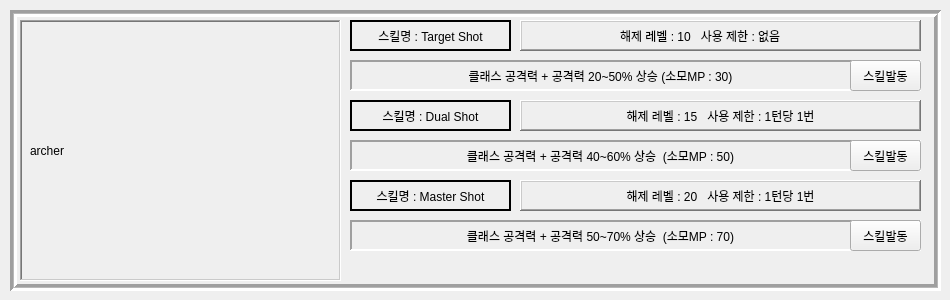
   <widget class="QWidget" name="page_archer">
    <widget class="QFrame" name="frame_1">
     <property name="geometry">
      <rect>
       <x>10</x>
       <y>10</y>
       <width>931</width>
       <height>281</height>
      </rect>
     </property>
     <property name="frameShape">
      <enum>QFrame::Box</enum>
     </property>
     <property name="frameShadow">
      <enum>QFrame::Sunken</enum>
     </property>
     <property name="lineWidth">
      <number>3</number>
     </property>
     <property name="midLineWidth">
      <number>1</number>
     </property>
     <widget class="QFrame" name="lb_frame_1">
      <property name="geometry">
       <rect>
        <x>10</x>
        <y>10</y>
        <width>321</width>
        <height>261</height>
       </rect>
      </property>
      <property name="frameShape">
       <enum>QFrame::WinPanel</enum>
      </property>
      <property name="frameShadow">
       <enum>QFrame::Sunken</enum>
      </property>
      <property name="lineWidth">
       <number>2</number>
      </property>
      <property name="midLineWidth">
       <number>1</number>
      </property>
      <widget class="QLabel" name="gif_1">
       <property name="geometry">
        <rect>
         <x>10</x>
         <y>10</y>
         <width>301</width>
         <height>241</height>
        </rect>
       </property>
       <property name="text">
        <string>archer</string>
       </property>
      </widget>
     </widget>
     <widget class="QFrame" name="frame_1_1">
      <property name="geometry">
       <rect>
        <x>340</x>
        <y>10</y>
        <width>161</width>
        <height>31</height>
       </rect>
      </property>
      <property name="frameShape">
       <enum>QFrame::StyledPanel</enum>
      </property>
      <property name="frameShadow">
       <enum>QFrame::Raised</enum>
      </property>
      <widget class="QLabel" name="Target_shot">
       <property name="geometry">
        <rect>
         <x>0</x>
         <y>0</y>
         <width>161</width>
         <height>31</height>
        </rect>
       </property>
       <property name="styleSheet">
        <string notr="true">border-color: rgb(255, 0, 0);</string>
       </property>
       <property name="frameShape">
        <enum>QFrame::WinPanel</enum>
       </property>
       <property name="frameShadow">
        <enum>QFrame::Plain</enum>
       </property>
       <property name="lineWidth">
        <number>2</number>
       </property>
       <property name="midLineWidth">
        <number>1</number>
       </property>
       <property name="text">
        <string>스킬명 : Target Shot</string>
       </property>
       <property name="alignment">
        <set>Qt::AlignCenter</set>
       </property>
      </widget>
     </widget>
     <widget class="QFrame" name="frame_1_2">
      <property name="geometry">
       <rect>
        <x>510</x>
        <y>10</y>
        <width>401</width>
        <height>31</height>
       </rect>
      </property>
      <property name="frameShape">
       <enum>QFrame::WinPanel</enum>
      </property>
      <property name="frameShadow">
       <enum>QFrame::Raised</enum>
      </property>
      <property name="lineWidth">
       <number>2</number>
      </property>
      <property name="midLineWidth">
       <number>1</number>
      </property>
      <widget class="QLabel" name="skill_info_1">
       <property name="geometry">
        <rect>
         <x>100</x>
         <y>0</y>
         <width>401</width>
         <height>31</height>
        </rect>
       </property>
       <property name="text">
        <string>해제 레벨 : 10   사용 제한 : 없음</string>
       </property>
       <property name="alignment">
        <set>Qt::AlignJustify|Qt::AlignVCenter</set>
       </property>
      </widget>
     </widget>
     <widget class="QFrame" name="frame_1_3">
      <property name="geometry">
       <rect>
        <x>340</x>
        <y>50</y>
        <width>571</width>
        <height>31</height>
       </rect>
      </property>
      <property name="frameShape">
       <enum>QFrame::Panel</enum>
      </property>
      <property name="frameShadow">
       <enum>QFrame::Sunken</enum>
      </property>
      <property name="lineWidth">
       <number>2</number>
      </property>
      <property name="midLineWidth">
       <number>3</number>
      </property>
      <widget class="QPushButton" name="skill_btn_archer_target_shot">
       <property name="geometry">
        <rect>
         <x>500</x>
         <y>0</y>
         <width>71</width>
         <height>31</height>
        </rect>
       </property>
       <property name="text">
        <string>스킬발동</string>
       </property>
      </widget>
      <widget class="QLabel" name="skill_info_1_1">
       <property name="geometry">
        <rect>
         <x>10</x>
         <y>5</y>
         <width>481</width>
         <height>21</height>
        </rect>
       </property>
       <property name="text">
        <string>클래스 공격력 + 공격력 20~50% 상승 (소모MP : 30)</string>
       </property>
       <property name="alignment">
        <set>Qt::AlignCenter</set>
       </property>
      </widget>
     </widget>
     <widget class="QFrame" name="frame_1_4">
      <property name="geometry">
       <rect>
        <x>340</x>
        <y>90</y>
        <width>161</width>
        <height>31</height>
       </rect>
      </property>
      <property name="frameShape">
       <enum>QFrame::StyledPanel</enum>
      </property>
      <property name="frameShadow">
       <enum>QFrame::Raised</enum>
      </property>
      <widget class="QLabel" name="Dual_shot">
       <property name="geometry">
        <rect>
         <x>0</x>
         <y>0</y>
         <width>161</width>
         <height>31</height>
        </rect>
       </property>
       <property name="frameShape">
        <enum>QFrame::WinPanel</enum>
       </property>
       <property name="lineWidth">
        <number>2</number>
       </property>
       <property name="text">
        <string>스킬명 : Dual Shot</string>
       </property>
       <property name="alignment">
        <set>Qt::AlignCenter</set>
       </property>
      </widget>
     </widget>
     <widget class="QFrame" name="frame_1_5">
      <property name="geometry">
       <rect>
        <x>340</x>
        <y>170</y>
        <width>161</width>
        <height>31</height>
       </rect>
      </property>
      <property name="frameShape">
       <enum>QFrame::StyledPanel</enum>
      </property>
      <property name="frameShadow">
       <enum>QFrame::Raised</enum>
      </property>
      <widget class="QLabel" name="Master_shot">
       <property name="geometry">
        <rect>
         <x>0</x>
         <y>0</y>
         <width>161</width>
         <height>31</height>
        </rect>
       </property>
       <property name="frameShape">
        <enum>QFrame::WinPanel</enum>
       </property>
       <property name="lineWidth">
        <number>2</number>
       </property>
       <property name="text">
        <string>스킬명 : Master Shot</string>
       </property>
       <property name="alignment">
        <set>Qt::AlignCenter</set>
       </property>
      </widget>
     </widget>
     <widget class="QFrame" name="frame_1_6">
      <property name="geometry">
       <rect>
        <x>510</x>
        <y>90</y>
        <width>401</width>
        <height>31</height>
       </rect>
      </property>
      <property name="frameShape">
       <enum>QFrame::StyledPanel</enum>
      </property>
      <property name="frameShadow">
       <enum>QFrame::Raised</enum>
      </property>
      <widget class="QLabel" name="skill_info_2">
       <property name="geometry">
        <rect>
         <x>0</x>
         <y>0</y>
         <width>401</width>
         <height>31</height>
        </rect>
       </property>
       <property name="frameShape">
        <enum>QFrame::WinPanel</enum>
       </property>
       <property name="frameShadow">
        <enum>QFrame::Raised</enum>
       </property>
       <property name="lineWidth">
        <number>2</number>
       </property>
       <property name="midLineWidth">
        <number>1</number>
       </property>
       <property name="text">
        <string>해제 레벨 : 15   사용 제한 : 1턴당 1번</string>
       </property>
       <property name="alignment">
        <set>Qt::AlignCenter</set>
       </property>
      </widget>
     </widget>
     <widget class="QFrame" name="frame_1_7">
      <property name="geometry">
       <rect>
        <x>510</x>
        <y>170</y>
        <width>401</width>
        <height>31</height>
       </rect>
      </property>
      <property name="frameShape">
       <enum>QFrame::StyledPanel</enum>
      </property>
      <property name="frameShadow">
       <enum>QFrame::Raised</enum>
      </property>
      <property name="lineWidth">
       <number>1</number>
      </property>
      <widget class="QLabel" name="skill_info_3">
       <property name="geometry">
        <rect>
         <x>0</x>
         <y>0</y>
         <width>401</width>
         <height>31</height>
        </rect>
       </property>
       <property name="frameShape">
        <enum>QFrame::WinPanel</enum>
       </property>
       <property name="frameShadow">
        <enum>QFrame::Raised</enum>
       </property>
       <property name="lineWidth">
        <number>1</number>
       </property>
       <property name="midLineWidth">
        <number>1</number>
       </property>
       <property name="text">
        <string>해제 레벨 : 20   사용 제한 : 1턴당 1번</string>
       </property>
       <property name="alignment">
        <set>Qt::AlignCenter</set>
       </property>
      </widget>
     </widget>
     <widget class="QFrame" name="frame_1_8">
      <property name="geometry">
       <rect>
        <x>340</x>
        <y>130</y>
        <width>571</width>
        <height>31</height>
       </rect>
      </property>
      <property name="frameShape">
       <enum>QFrame::Panel</enum>
      </property>
      <property name="frameShadow">
       <enum>QFrame::Sunken</enum>
      </property>
      <property name="lineWidth">
       <number>2</number>
      </property>
      <property name="midLineWidth">
       <number>3</number>
      </property>
      <widget class="QPushButton" name="skill_btn_archer_dual_shot">
       <property name="geometry">
        <rect>
         <x>500</x>
         <y>0</y>
         <width>71</width>
         <height>31</height>
        </rect>
       </property>
       <property name="text">
        <string>스킬발동</string>
       </property>
      </widget>
      <widget class="QLabel" name="skill_info_1_2">
       <property name="geometry">
        <rect>
         <x>10</x>
         <y>5</y>
         <width>481</width>
         <height>21</height>
        </rect>
       </property>
       <property name="text">
        <string>클래스 공격력 + 공격력 40~60% 상승  (소모MP : 50)</string>
       </property>
       <property name="alignment">
        <set>Qt::AlignCenter</set>
       </property>
      </widget>
     </widget>
     <widget class="QFrame" name="frame_1_9">
      <property name="geometry">
       <rect>
        <x>340</x>
        <y>210</y>
        <width>571</width>
        <height>31</height>
       </rect>
      </property>
      <property name="frameShape">
       <enum>QFrame::Panel</enum>
      </property>
      <property name="frameShadow">
       <enum>QFrame::Sunken</enum>
      </property>
      <property name="lineWidth">
       <number>2</number>
      </property>
      <property name="midLineWidth">
       <number>3</number>
      </property>
      <widget class="QPushButton" name="skill_btn_archer_master_shot">
       <property name="geometry">
        <rect>
         <x>500</x>
         <y>0</y>
         <width>71</width>
         <height>31</height>
        </rect>
       </property>
       <property name="text">
        <string>스킬발동</string>
       </property>
      </widget>
      <widget class="QLabel" name="skill_info_1_3">
       <property name="geometry">
        <rect>
         <x>10</x>
         <y>5</y>
         <width>481</width>
         <height>21</height>
        </rect>
       </property>
       <property name="text">
        <string>클래스 공격력 + 공격력 50~70% 상승  (소모MP : 70)</string>
       </property>
       <property name="alignment">
        <set>Qt::AlignCenter</set>
       </property>
      </widget>
     </widget>
     <widget class="QLabel" name="label_21">
      <property name="geometry">
       <rect>
        <x>340</x>
        <y>240</y>
        <width>41</width>
        <height>31</height>
       </rect>
      </property>
      <property name="text">
       <string/>
      </property>
      <property name="pixmap">
       <pixmap>../../../../Downloads/Map_tile_42.png</pixmap>
      </property>
      <property name="scaledContents">
       <bool>true</bool>
      </property>
     </widget>
     <widget class="QLabel" name="label_22">
      <property name="geometry">
       <rect>
        <x>420</x>
        <y>240</y>
        <width>41</width>
        <height>31</height>
       </rect>
      </property>
      <property name="text">
       <string/>
      </property>
      <property name="pixmap">
       <pixmap>../../../../Downloads/Map_tile_42.png</pixmap>
      </property>
      <property name="scaledContents">
       <bool>true</bool>
      </property>
     </widget>
     <widget class="QLabel" name="label_20">
      <property name="geometry">
       <rect>
        <x>380</x>
        <y>240</y>
        <width>41</width>
        <height>31</height>
       </rect>
      </property>
      <property name="text">
       <string/>
      </property>
      <property name="pixmap">
       <pixmap>../../../../Downloads/Map_tile_42.png</pixmap>
      </property>
      <property name="scaledContents">
       <bool>true</bool>
      </property>
     </widget>
     <widget class="QLabel" name="label_23">
      <property name="geometry">
       <rect>
        <x>460</x>
        <y>240</y>
        <width>41</width>
        <height>31</height>
       </rect>
      </property>
      <property name="text">
       <string/>
      </property>
      <property name="pixmap">
       <pixmap>../../../../Downloads/Map_tile_42.png</pixmap>
      </property>
      <property name="scaledContents">
       <bool>true</bool>
      </property>
     </widget>
     <widget class="QLabel" name="label_24">
      <property name="geometry">
       <rect>
        <x>540</x>
        <y>240</y>
        <width>41</width>
        <height>31</height>
       </rect>
      </property>
      <property name="text">
       <string/>
      </property>
      <property name="pixmap">
       <pixmap>../../../../Downloads/Map_tile_42.png</pixmap>
      </property>
      <property name="scaledContents">
       <bool>true</bool>
      </property>
     </widget>
     <widget class="QLabel" name="label_25">
      <property name="geometry">
       <rect>
        <x>500</x>
        <y>240</y>
        <width>41</width>
        <height>31</height>
       </rect>
      </property>
      <property name="text">
       <string/>
      </property>
      <property name="pixmap">
       <pixmap>../../../../Downloads/Map_tile_42.png</pixmap>
      </property>
      <property name="scaledContents">
       <bool>true</bool>
      </property>
     </widget>
     <widget class="QLabel" name="label_26">
      <property name="geometry">
       <rect>
        <x>580</x>
        <y>240</y>
        <width>41</width>
        <height>31</height>
       </rect>
      </property>
      <property name="text">
       <string/>
      </property>
      <property name="pixmap">
       <pixmap>../../../../Downloads/Map_tile_42.png</pixmap>
      </property>
      <property name="scaledContents">
       <bool>true</bool>
      </property>
     </widget>
     <widget class="QLabel" name="label_27">
      <property name="geometry">
       <rect>
        <x>660</x>
        <y>240</y>
        <width>41</width>
        <height>31</height>
       </rect>
      </property>
      <property name="text">
       <string/>
      </property>
      <property name="pixmap">
       <pixmap>../../../../Downloads/Map_tile_42.png</pixmap>
      </property>
      <property name="scaledContents">
       <bool>true</bool>
      </property>
     </widget>
     <widget class="QLabel" name="label_28">
      <property name="geometry">
       <rect>
        <x>620</x>
        <y>240</y>
        <width>41</width>
        <height>31</height>
       </rect>
      </property>
      <property name="text">
       <string/>
      </property>
      <property name="pixmap">
       <pixmap>../../../../Downloads/Map_tile_42.png</pixmap>
      </property>
      <property name="scaledContents">
       <bool>true</bool>
      </property>
     </widget>
     <widget class="QLabel" name="label_29">
      <property name="geometry">
       <rect>
        <x>780</x>
        <y>240</y>
        <width>41</width>
        <height>31</height>
       </rect>
      </property>
      <property name="text">
       <string/>
      </property>
      <property name="pixmap">
       <pixmap>../../../../Downloads/Map_tile_42.png</pixmap>
      </property>
      <property name="scaledContents">
       <bool>true</bool>
      </property>
     </widget>
     <widget class="QLabel" name="label_30">
      <property name="geometry">
       <rect>
        <x>740</x>
        <y>240</y>
        <width>41</width>
        <height>31</height>
       </rect>
      </property>
      <property name="text">
       <string/>
      </property>
      <property name="pixmap">
       <pixmap>../../../../Downloads/Map_tile_42.png</pixmap>
      </property>
      <property name="scaledContents">
       <bool>true</bool>
      </property>
     </widget>
     <widget class="QLabel" name="label_31">
      <property name="geometry">
       <rect>
        <x>700</x>
        <y>240</y>
        <width>41</width>
        <height>31</height>
       </rect>
      </property>
      <property name="text">
       <string/>
      </property>
      <property name="pixmap">
       <pixmap>../../../../Downloads/Map_tile_42.png</pixmap>
      </property>
      <property name="scaledContents">
       <bool>true</bool>
      </property>
     </widget>
     <widget class="QLabel" name="label_32">
      <property name="geometry">
       <rect>
        <x>860</x>
        <y>240</y>
        <width>41</width>
        <height>31</height>
       </rect>
      </property>
      <property name="text">
       <string/>
      </property>
      <property name="pixmap">
       <pixmap>../../../../Downloads/Map_tile_42.png</pixmap>
      </property>
      <property name="scaledContents">
       <bool>true</bool>
      </property>
     </widget>
     <widget class="QLabel" name="label_33">
      <property name="geometry">
       <rect>
        <x>820</x>
        <y>240</y>
        <width>41</width>
        <height>31</height>
       </rect>
      </property>
      <property name="text">
       <string/>
      </property>
      <property name="pixmap">
       <pixmap>../../../../Downloads/Map_tile_42.png</pixmap>
      </property>
      <property name="scaledContents">
       <bool>true</bool>
      </property>
     </widget>
    </widget>
   </widget>
